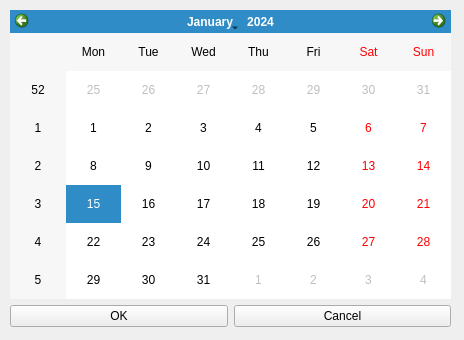
<?xml version="1.0" encoding="UTF-8"?>
<ui version="4.0">
 <class>form_calendar_choicer</class>
 <widget class="QWidget" name="form_calendar_choicer">
  <property name="geometry">
   <rect>
    <x>0</x>
    <y>0</y>
    <width>464</width>
    <height>340</height>
   </rect>
  </property>
  <property name="windowTitle">
   <string>Chọn ngày bắt đầu</string>
  </property>
  <widget class="QWidget" name="verticalLayoutWidget">
   <property name="geometry">
    <rect>
     <x>10</x>
     <y>10</y>
     <width>441</width>
     <height>317</height>
    </rect>
   </property>
   <layout class="QVBoxLayout" name="verticalLayout">
    <item>
     <widget class="QCalendarWidget" name="calendarWidget"/>
    </item>
    <item>
     <layout class="QHBoxLayout" name="horizontalLayout">
      <item>
       <widget class="QPushButton" name="pushButton_OK">
        <property name="text">
         <string>OK</string>
        </property>
       </widget>
      </item>
      <item>
       <widget class="QPushButton" name="pushButton_cancel">
        <property name="text">
         <string>Cancel</string>
        </property>
       </widget>
      </item>
     </layout>
    </item>
   </layout>
  </widget>
 </widget>
 <resources/>
 <connections/>
</ui>
